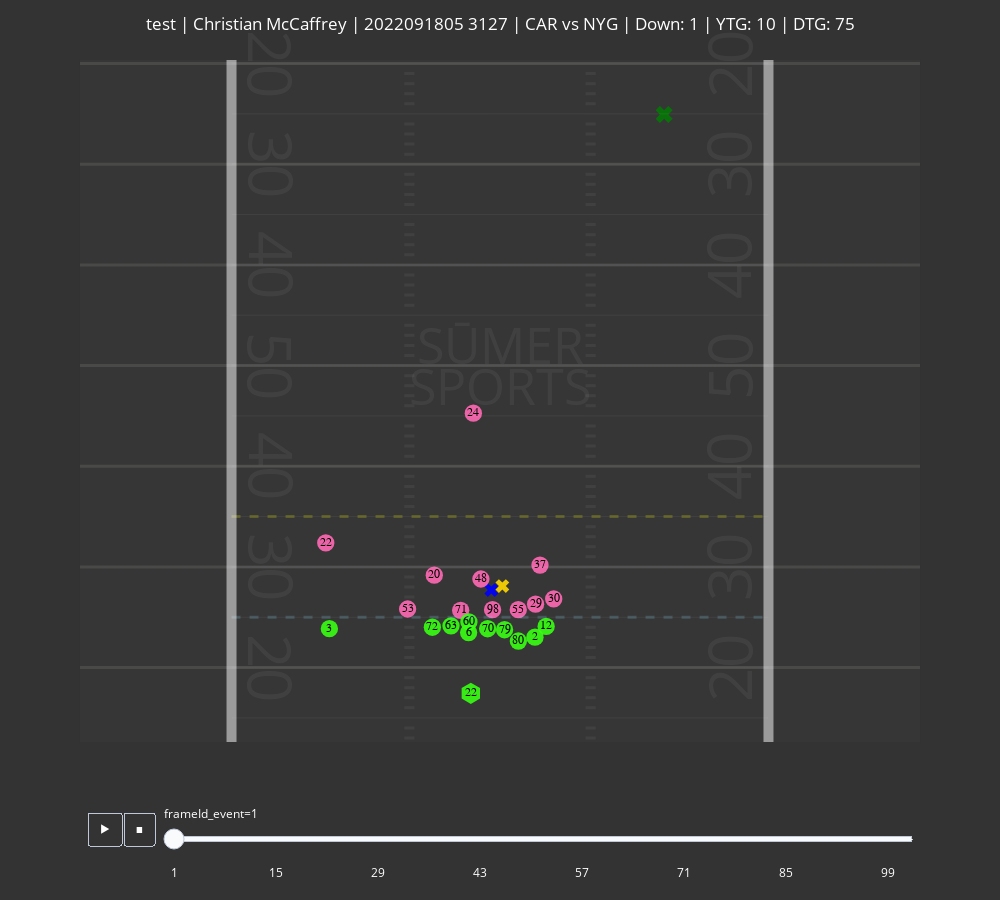

Source (notebook cell):
### Code cell
gid, pid = (
    results_df.filter(pl.col("dataset_split").is_in(["test"])).select(["gameId", "playId"]).sample(1).to_numpy()[0]
)

# gid, pid = 2022100206, 988 # austin ekeler reverse TD
# gid, pid = 2022092505, 2441 # lamar scramble with a broken tackle # zoo model goes crazy near the end
# gid, pid = 2022102305, 380 # blocker causes prediction to jump
# gid, pid = 2022092501, 2398 # huge hole opens up and prediction jumps # this one is good frames 50-60. Zoo doesnt seem to generalize well in open field situations, even transformer struggles much later
# gid, pid = 2022100909, 1582 # derrik henry dead run -> huge run
# gid, pid = 2022103004, 2631 # Dameon Pierce weaving run
# gid, pid = 2022103002, 3044 # Jet Sweep shows poor generalization from Zoo model
# gid, pid = 2022102307, 641 # Breece Hall huge TD with Transformer model picking up the hole opening (frames 35-40) much more than Zoo model
# gid, pid = 2022091109, 187 # James Rob. big run to left. Sumer model picks up earlier it is going to be a big run
gid, pid = 2022091805, 3127  # long CMC run, frames 40-47 huge difference in prediction


#### OOB Test Set ####
# gid, pid = 2022092200, 1477
# gid, pid = 2022100203, 3117
# gid, pid = 2022100212, 3385
# gid, pid = 2022102307, 1976

print(f"gid, pid = {gid}, {pid}")
animate_play(tracking_df, play_df, results_df, gid, pid)
